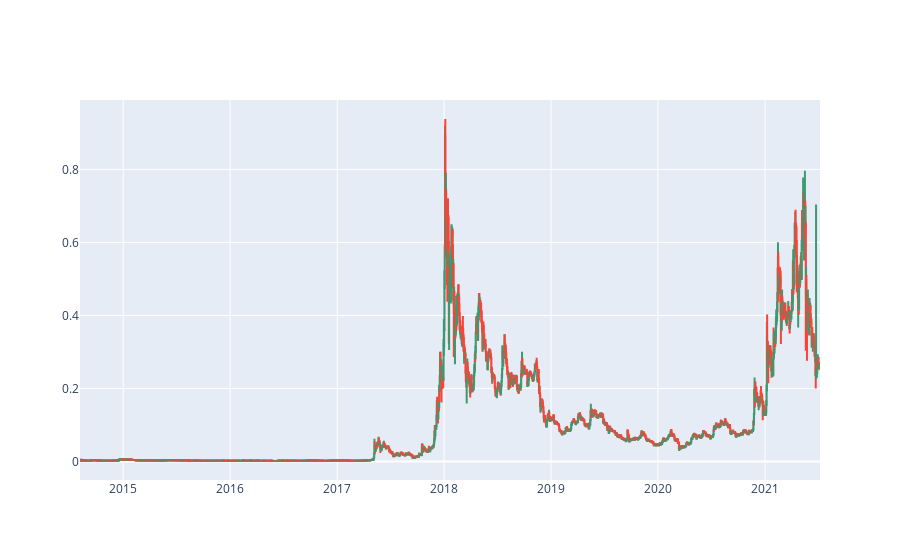

Write notebook code for a chart like this one.
### Code cell
import plotly.graph_objects as go

candlestick = go.Candlestick(
                            x=stellar_df.index,
                            open=stellar_df['Open'],
                            high=stellar_df['High'],
                            low=stellar_df['Low'],
                            close=stellar_df['Close']
                            )

fig = go.Figure(data=[candlestick])
fig.update_layout(xaxis_rangeslider_visible=False)

fig.show()

### Figure 1 — Plotly figure (JSON) as saved in the notebook; plotly's stock layout.template omitted (floating-point values rounded to 4 significant figures; data arrays with more than 128 entries replaced by an {"elided": "..."} marker saying what was removed)
{"data": [{"close": {"elided": "2527 float values"}, "high": {"elided": "2527 float values"}, "low": {"elided": "2527 float values"}, "open": {"elided": "2527 float values"}, "type": "candlestick", "x": {"elided": "2527 str values"}}], "layout": {"xaxis": {"rangeslider": {"visible": false}}}}
